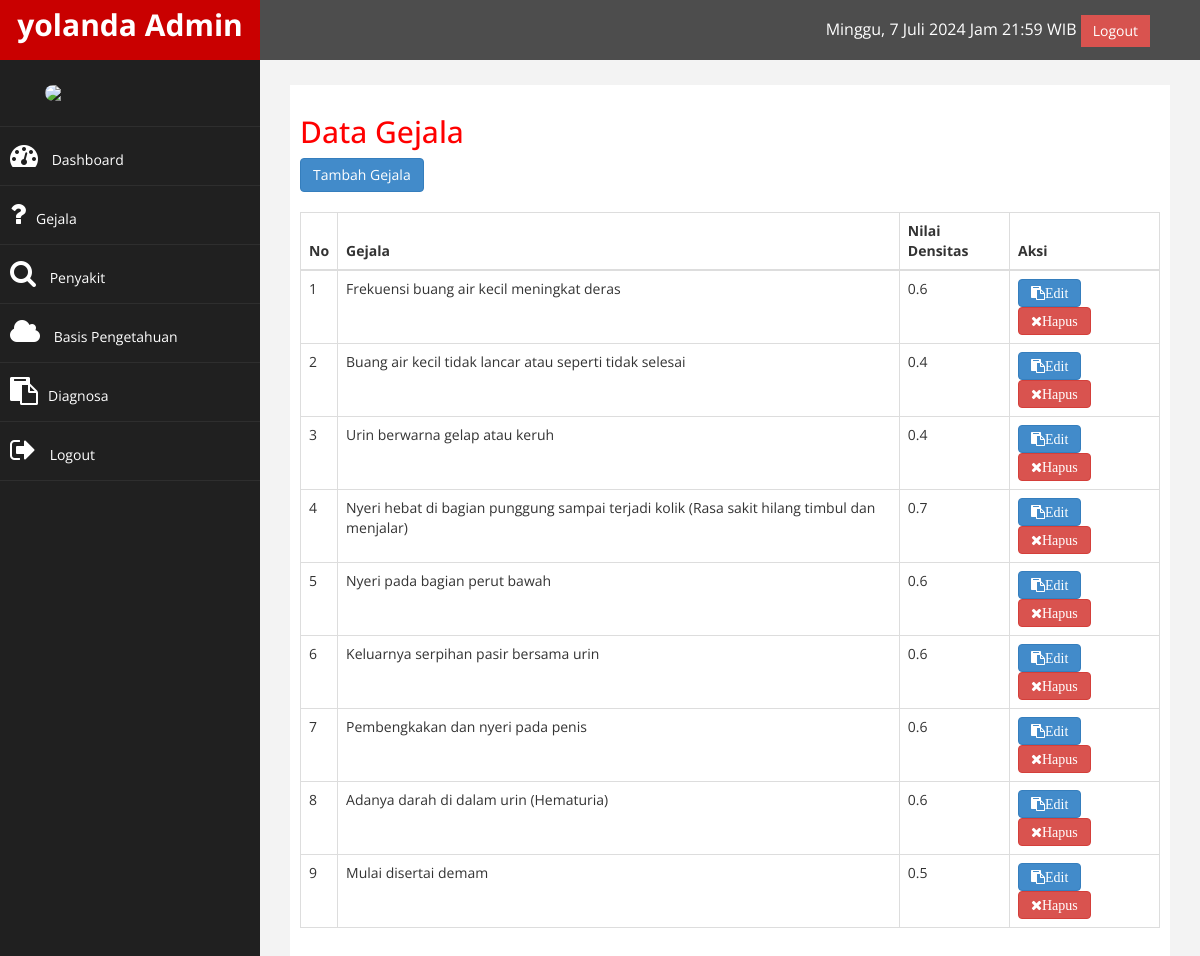
The app's page /admin/index.php?halaman=gejala (signed in) with its own data.
### tables this page shows
CREATE TABLE IF NOT EXISTS `gejala` (
  `id_gejala` int(11) NOT NULL AUTO_INCREMENT,
  `kode_gejala` varchar(50) NOT NULL,
  `nama_gejala` varchar(255) NOT NULL,
  `nilai_ds` float NOT NULL,
  PRIMARY KEY (`id_gejala`)
);

### admin/gejala.php (the view)
<h2> Data Gejala</h2>
<a href="index.php?halaman=gejalatambah" class="btn-primary btn">Tambah Gejala</a>
<br>
<br>
<table class="table table-bordered">
    <thead>
        <tr>
            <th>No</th>
            <th>Gejala</th>
            <th>Nilai Densitas</th>
            <th>Aksi</th>
        </tr>
    </thead>
    <tbody>
        <?php $nomor=1;?>
        <?php $ambil=$koneksi->query("SELECT * FROM gejala");?>
        <?php while($pecah = $ambil->fetch_assoc()){?>
        <tr>
            <td><?php echo $nomor; ?></td>
            <td><?php echo $pecah['nama_gejala'];?></td>
            <td><?php echo $pecah['nilai_ds'];?></td>
            <td>
                <a href="index.php?halaman=gejalaubah&id=<?php echo $pecah['id_gejala'];?>" i class="fa fa-clipboard fa-1x btn-primary btn ">Edit</a>
                <a href="index.php?halaman=gejalahapus&id=<?php echo $pecah['id_gejala'];?>" i class="fa fa-times fa-1x btn-danger btn" onclick="return confirm('Apakah yakin ingin menghapus data gejala?');" >Hapus</a>
            </td>
        </tr>
        <?php $nomor++;?>
        <?php }?>
    </tbody>
</table>

### assets/css/custom.css (style rules this page uses)
body { font-family: 'Open Sans', sans-serif; }
h2 { color: #f00; }

### records on screen
gejala: nama_gejala "Frekuensi buang air kecil meningkat deras", nilai_ds "0.6"
gejala: nama_gejala "Buang air kecil tidak lancar atau seperti tidak selesai", nilai_ds "0.4"
gejala: nama_gejala "Urin berwarna gelap atau keruh", nilai_ds "0.4"
gejala: nama_gejala "Nyeri hebat di bagian punggung sampai terjadi kolik (Rasa sakit hilang timbul dan menjalar)", nilai_ds "0.7"
gejala: nama_gejala "Nyeri pada bagian perut bawah", nilai_ds "0.6"
gejala: nama_gejala "Keluarnya serpihan pasir bersama urin", nilai_ds "0.6"
gejala: nama_gejala "Pembengkakan dan nyeri pada penis", nilai_ds "0.6"
gejala: nama_gejala "Adanya darah di dalam urin (Hematuria)", nilai_ds "0.6"
gejala: nama_gejala "Mulai disertai demam", nilai_ds "0.5"

### other values on screen
$_SESSION['user']['nama_lengkap'] "yolanda"
